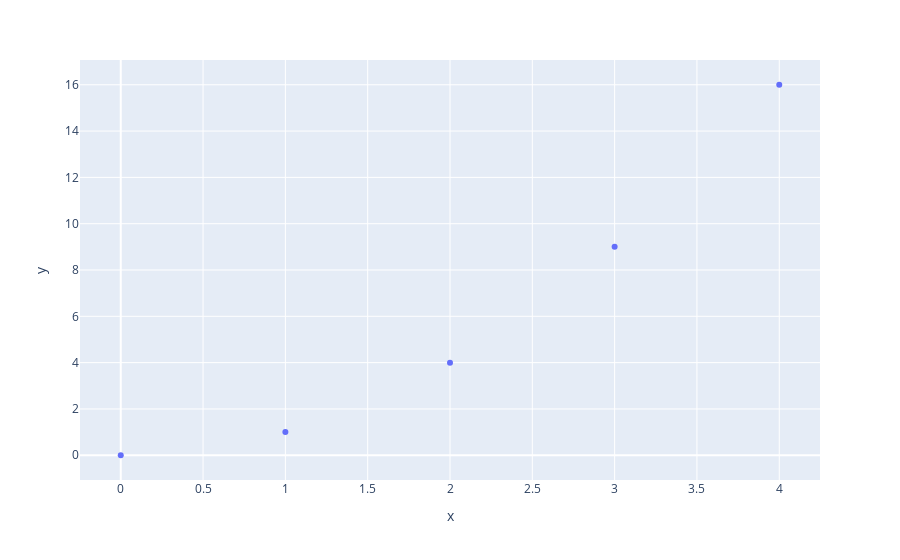
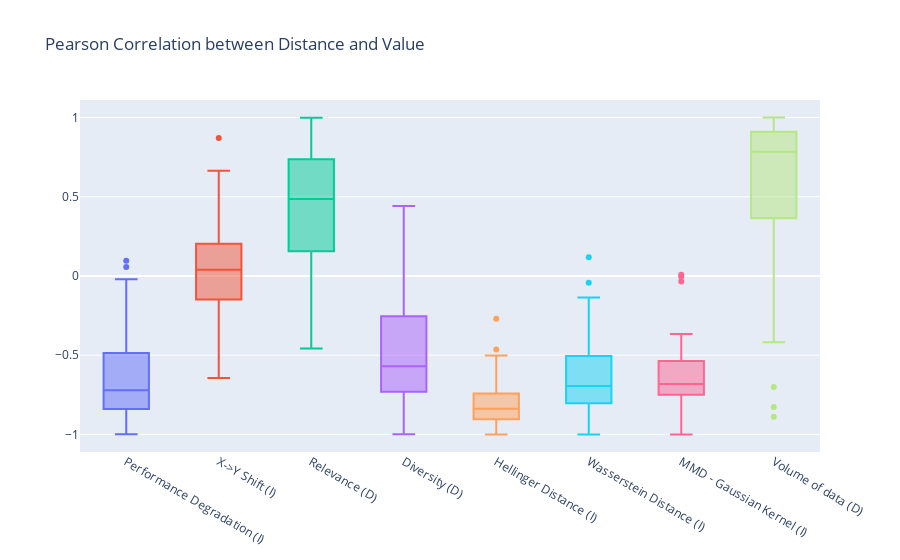

Notebook source saved alongside these figures, in order:
### Code cell
import plotly.graph_objects as go
import plotly.express as px
import numpy as np
np.random.seed(1)

#garbage graph
fig = px.scatter(x=[0, 1, 2, 3, 4], y=[0, 1, 4, 9, 16])
fig.show()
fig.write_image("random.pdf")


distance_dictionary = {
    "performanceDegradation": "Performance Degradation (I)",
    "yShiftDataframe": "X->Y Shift (I)",
    "relevance": "Relevance (D)",
    "diversity": "Diversity (D)",
    "hellinger": "Hellinger Distance (I)",
    "wasserstein": "Wasserstein Distance (I)",
    "gaussian_mmd": "MMD - Gaussian Kernel (I)",
    "volume": "Volume of data (D)"
}

fig = go.Figure()
for metric, name_of_metric in distance_dictionary.items():
    sliced_df = correlation_sv_distance[correlation_sv_distance["Distance"] == metric]
    fig.add_trace(go.Box(y=sliced_df["PearsonCorrelation"], name=name_of_metric))


fig.update_layout(title_text="Pearson Correlation between Distance and Value", showlegend=False)

fig.show()

fig.write_image("images/distance_value_pearson_correlation.pdf")

### Figure 1 — Plotly figure (JSON) as saved in the notebook; plotly's stock layout.template omitted (floating-point values rounded to 4 significant figures)
{"data": [{"hovertemplate": "x=%{x}<br>y=%{y}<extra></extra>", "legendgroup": "", "marker": {"color": "#636efa", "symbol": "circle"}, "mode": "markers", "name": "", "orientation": "v", "showlegend": false, "type": "scatter", "x": [0, 1, 2, 3, 4], "xaxis": "x", "y": [0, 1, 4, 9, 16], "yaxis": "y"}], "layout": {"legend": {"tracegroupgap": 0}, "margin": {"t": 60}, "xaxis": {"anchor": "y", "domain": [0, 1], "title": {"text": "x"}}, "yaxis": {"anchor": "x", "domain": [0, 1], "title": {"text": "y"}}}}

### Figure 2 — Plotly figure (JSON) as saved in the notebook; plotly's stock layout.template omitted (floating-point values rounded to 4 significant figures)
{"data": [{"name": "Performance Degradation (I)", "type": "box", "y": [-0.7396, -0.8953, 0.09542, -0.8607, -0.8398, -0.487, -0.8336, -0.7396, -0.7828, -0.7147, -0.6556, -0.4126, -0.7395, -0.7205, -0.5778, -0.7221, -0.4775, -0.5582, -0.8608, -0.9286, -0.7909, -0.6711, -0.02118, -0.9992, -0.37, -0.7214, -0.9777, -0.9071, -0.4571, 0.05693]}, {"name": "X->Y Shift (I)", "type": "box", "y": [-0.6435, 0.3334, -0.1622, -0.1125, 0.2672, 0.01062, -0.2074, 0.0839, 0.09758, 0.1443, -0.06852, -0.04841, 0.06719, -0.3278, 0.07755, -0.1709, -0.3281, -0.07194, 0.8706, 0.6648, 0.4197, -0.1361, 0.07185, 0.261]}, {"name": "Relevance (D)", "type": "box", "y": [0.2314, 0.0728, 0.2508, 0.8856, 0.7814, 0.7236, 0.7674, 0.589, 0.4229, 0.6289, 0.7365, 0.4008, 0.692, -0.0007524, 0.09612, 0.006031, 0.2899, 0.4185, 0.5559, 0.1565, 0.802, 0.5492, -0.02814, 0.9985, -0.4586, 0.8617, 0.1567, 0.9592, 0.6848, -0.4096]}, {"name": "Diversity (D)", "type": "box", "y": [-0.2543, -0.1016, -0.1818, -0.8857, -0.8573, -0.7166, -0.8398, -0.6356, -0.5236, -0.6136, -0.6446, -0.4144, -0.6229, -0.4551, -0.1676, -0.2166, -0.3463, -0.4482, -0.5247, -0.4156, -0.9278, -0.6668, -0.1261, -0.9998, 0.4418, -0.8745, -0.7315, -0.954, -0.6785, -0.04506]}, {"name": "Hellinger Distance (I)", "type": "box", "y": [-0.8415, -0.8698, -0.2701, -0.8193, -0.7557, -0.7708, -0.9719, -0.6477, -0.8024, -0.5028, -0.9319, -0.6747, -0.9156, -0.8745, -0.7756, -0.7292, -0.8532, -0.8968, -0.8359, -0.9368, -0.9107, -0.8686, -0.4636, -1.0]}, {"name": "Wasserstein Distance (I)", "type": "box", "y": [-0.1366, -0.3754, -0.1418, -0.7222, -0.5609, -0.6064, -0.7878, -0.1842, -0.8272, -0.6773, -0.8452, -0.7385, -0.8337, -0.7374, -0.6901, -0.5799, -0.7716, -0.7347, -0.5048, -0.816, -0.9778, -0.698, -0.2892, -1.0, 0.1177, -0.803, -0.661, -0.9149, -0.6722, -0.04306]}, {"name": "MMD - Gaussian Kernel (I)", "type": "box", "y": [-0.5895, -0.3814, -0.03447, -0.7764, -0.6917, -0.367, -0.7616, -0.6607, -0.7253, -0.68, -0.6947, -0.75, -0.6975, -0.683, -0.6474, -0.5844, -0.7385, -0.731, -0.4001, -0.7959, -0.5365, -0.6516, -0.4196, -0.9999, 0.007697, -0.7538, -0.819, -0.9611, -0.6747, -0.004371]}, {"name": "Volume of data (D)", "type": "box", "y": [0.5808, 0.00313, -0.3979, 0.9985, 0.9645, 0.9373, 0.9463, 0.9771, 0.8399, 0.8606, 0.831, 0.8793, 0.816, 0.7219, 0.7506, 0.4669, 0.9098, 0.8491, 0.594, -0.8882, -0.827, 0.3645, 0.3959, 0.9995, 0.07123, 0.9625, -0.7002, 0.8221, 0.6881, -0.4188]}], "layout": {"showlegend": false, "title": {"text": "Pearson Correlation between Distance and Value"}}}
